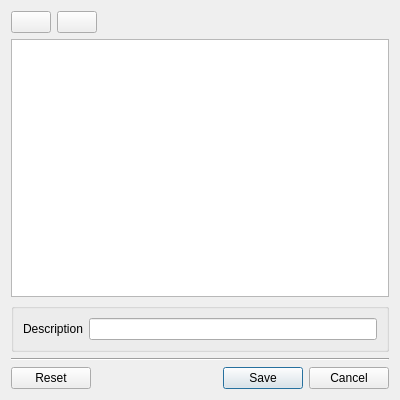
<ui version="4.0" >
 <class>ShoeMakerView</class>
 <widget class="QDialog" name="ShoeMakerView" >
  <property name="windowModality" >
   <enum>Qt::ApplicationModal</enum>
  </property>
  <property name="geometry" >
   <rect>
    <x>0</x>
    <y>0</y>
    <width>400</width>
    <height>400</height>
   </rect>
  </property>
  <property name="windowTitle" >
   <string>Edit "Shoe maker"</string>
  </property>
  <layout class="QVBoxLayout" name="verticalLayout" >
   <item>
    <layout class="QHBoxLayout" name="horizontalLayout_2" >
     <item>
      <widget class="QPushButton" name="addPushButton" >
       <property name="icon" >
        <iconset>
         <normaloff>:table_add</normaloff>:table_add</iconset>
       </property>
      </widget>
     </item>
     <item>
      <widget class="QPushButton" name="removePushButton" >
       <property name="text" >
        <string/>
       </property>
       <property name="icon" >
        <iconset>
         <normaloff>:table_delete</normaloff>:table_delete</iconset>
       </property>
      </widget>
     </item>
     <item>
      <spacer name="horizontalSpacer" >
       <property name="orientation" >
        <enum>Qt::Horizontal</enum>
       </property>
       <property name="sizeHint" stdset="0" >
        <size>
         <width>40</width>
         <height>20</height>
        </size>
       </property>
      </spacer>
     </item>
    </layout>
   </item>
   <item>
    <widget class="QTableView" name="tableView" >
     <property name="editTriggers" >
      <set>QAbstractItemView::NoEditTriggers</set>
     </property>
     <property name="selectionMode" >
      <enum>QAbstractItemView::SingleSelection</enum>
     </property>
     <property name="selectionBehavior" >
      <enum>QAbstractItemView::SelectRows</enum>
     </property>
     <property name="cornerButtonEnabled" >
      <bool>false</bool>
     </property>
    </widget>
   </item>
   <item>
    <widget class="QGroupBox" name="groupBox" >
     <property name="title" >
      <string/>
     </property>
     <layout class="QGridLayout" name="gridLayout" >
      <item row="0" column="0" >
       <widget class="QLabel" name="descriptionLabel" >
        <property name="text" >
         <string>Description</string>
        </property>
        <property name="buddy" >
         <cstring>descriptionLineEdit</cstring>
        </property>
       </widget>
      </item>
      <item row="0" column="1" >
       <widget class="QLineEdit" name="descriptionLineEdit" />
      </item>
     </layout>
    </widget>
   </item>
   <item>
    <widget class="Line" name="line" >
     <property name="orientation" >
      <enum>Qt::Horizontal</enum>
     </property>
    </widget>
   </item>
   <item>
    <layout class="QHBoxLayout" name="horizontalLayout" >
     <item>
      <widget class="QPushButton" name="resetPushButton" >
       <property name="text" >
        <string>Reset</string>
       </property>
       <property name="icon" >
        <iconset>
         <normaloff>:reset</normaloff>:reset</iconset>
       </property>
      </widget>
     </item>
     <item>
      <spacer name="horizontalSpacer_2" >
       <property name="orientation" >
        <enum>Qt::Horizontal</enum>
       </property>
       <property name="sizeHint" stdset="0" >
        <size>
         <width>40</width>
         <height>20</height>
        </size>
       </property>
      </spacer>
     </item>
     <item>
      <widget class="QPushButton" name="savePushButton" >
       <property name="text" >
        <string>Save</string>
       </property>
       <property name="icon" >
        <iconset>
         <normaloff>:save</normaloff>:save</iconset>
       </property>
       <property name="default" >
        <bool>true</bool>
       </property>
      </widget>
     </item>
     <item>
      <widget class="QPushButton" name="cancelPushButton" >
       <property name="text" >
        <string>Cancel</string>
       </property>
       <property name="icon" >
        <iconset>
         <normaloff>:cancel</normaloff>:cancel</iconset>
       </property>
      </widget>
     </item>
    </layout>
   </item>
  </layout>
 </widget>
 <resources>
  <include location="../../../resources/application.qrc" />
 </resources>
 <connections/>
</ui>
